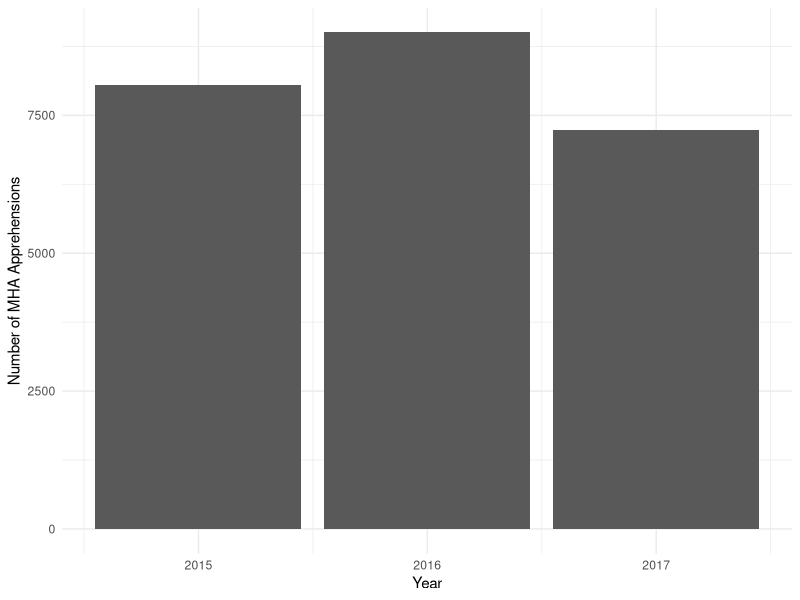
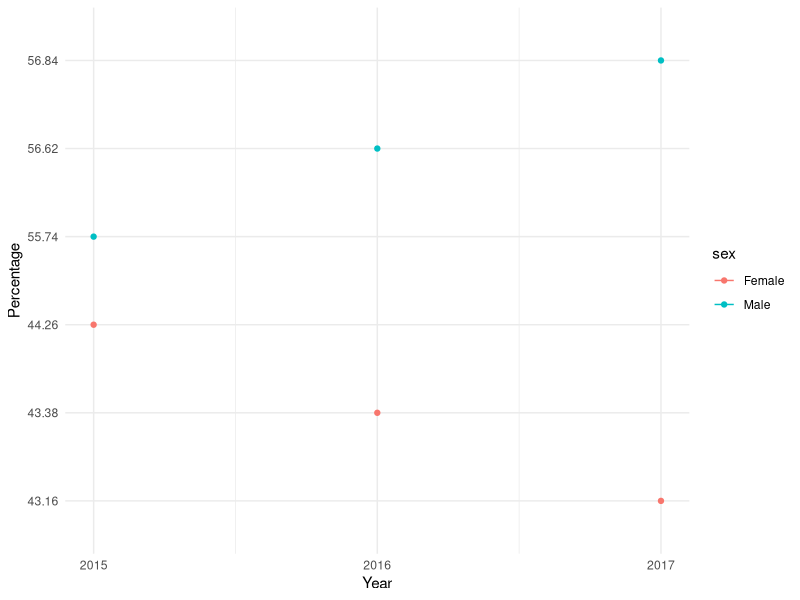
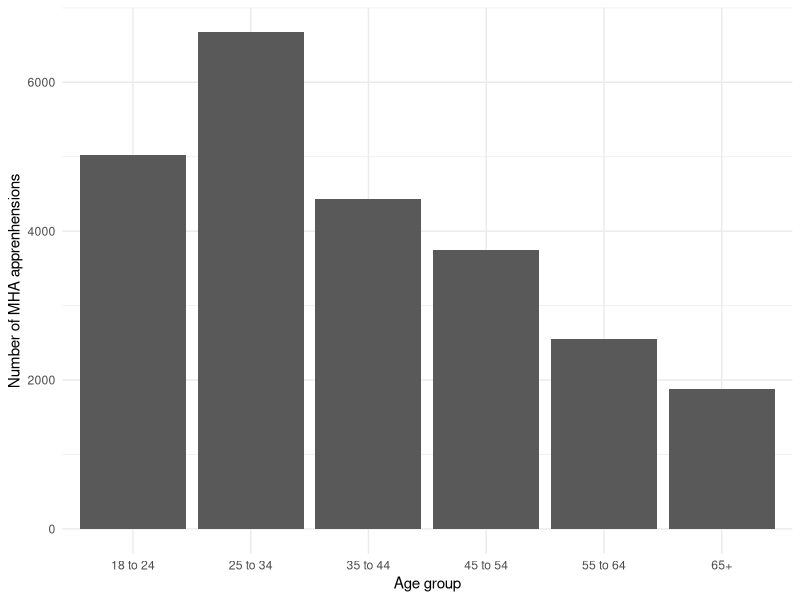
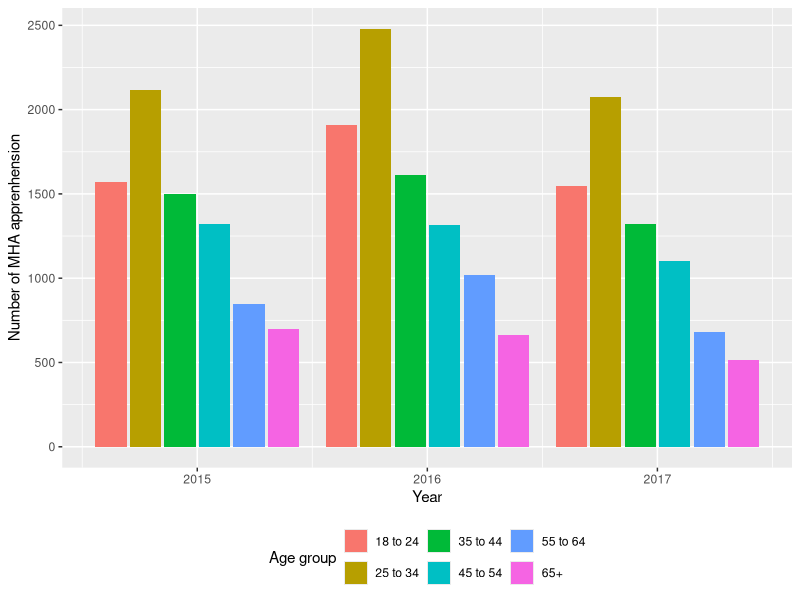
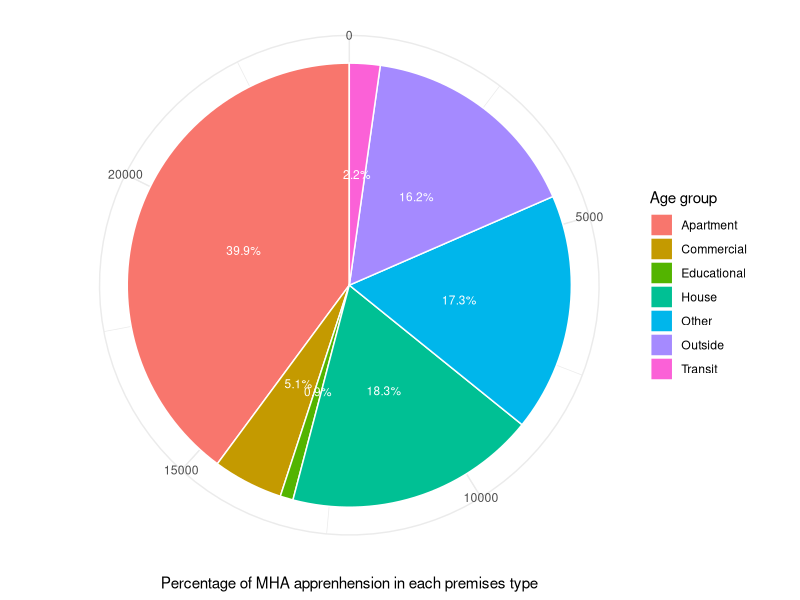

Write the R code that produced these figures, in order.
## ---- chunk 1
#| message: FALSE
#| echo: FALSE
# Workspace set-up
knitr::opts_chunk$set(echo = FALSE)
library(tidyverse) # a collection of data-related packages
library(knitr) # for kable
library(here)
## ---- chunk 2
#| message: FALSE
#| echo: FALSE
# load data
mental_health_data = read_csv(
  file = here("inputs/data/cleaned_data.csv"),
  show_col_types = FALSE
)
## ---- chunk 3
#| echo: FALSE
#| message: FALSE
#| label: tbl-sampledata
#| tbl-cap: Sample of cleaned mental health data

# Show a piece of sample data
mental_health_data |>
  slice(1:10) |>
  kable(
    col.names = c("Occurred Year", "Sex", "Age Group", "Premises Type"),
    digits = 1,
    booktabs = TRUE,
    linesep = "",
    align = c("c", "c", "c", "c")
  )
## ---- chunk 4
#| echo: FALSE
#| message: FALSE
#| label: tbl-sum_occurences_new
#| tbl-cap: Number of MHA apprehensions in Toronto each year from 2014-2023

# count the sum in each year
mental_health_data |>
  select(occurred_year) |>
  count(occurred_year) |>
  kable(
    col.names = c("Occurred Year", "Count"),
    booktabs = TRUE,
    align = c("c", "c")
  )
## ---- chunk 5
#| echo: FALSE
#| message: FALSE
#| label: fig-total
#| fig-cap: Total number of MHA apprehensions in each year

# Total trend
mental_health_data |>
  ggplot(mapping = aes(x = occurred_year)) +
  geom_bar() +
  theme_minimal() +
  labs(x = "Year", y = "Number of MHA Apprehensions") +
  scale_x_continuous(breaks = unique(mental_health_data$occurred_year))
## ---- chunk 6
#| echo: FALSE
#| message: FALSE
#| label: tbl-sum_occurences_sex
#| tbl-cap: Percentage of Male and Female MHA apprehensions in each year

# calculate the percentage of male and female MHA apprehensions in total
percentage <- mental_health_data %>%
  group_by(occurred_year, sex) %>%
  summarise(count = n()) %>%
  group_by(occurred_year) %>%
  mutate(percentage = format(round((count / sum(count) * 100),2), nsmall = 2))

table_output <- kable(percentage, align = c("c", "c", "c", "c"))
table_output
## ---- chunk 7
#| echo: FALSE
#| message: FALSE
#| label: fig-percentage
#| fig-cap: Percentage of male and female MHA apprehension percentage from 2014 to 2023
# draw a scatter plot for the percentage of male and female in each year

percentage |>
  ggplot(mapping = aes(x = occurred_year, y = percentage, color = sex)) +
  geom_line() +
  geom_point() +
  labs(
       x = "Year",
       y = "Percentage") +
  theme_minimal()+
  scale_x_continuous(breaks = unique(mental_health_data$occurred_year))

## ---- chunk 8
#| echo: FALSE
#| message: FALSE
#| label: tbl-sum_occurences
#| tbl-cap: Total number of MHA apprenhension in age groups in Toronto from 2014 - 2023

mental_health_data |>
  select(age_group) |>
  count(age_group) |>
  kable(
    col.names = c("Age Group", "Count"),
    booktabs = TRUE,
    align = c("c", "c")
  )
## ---- chunk 9
#| echo: FALSE
#| message: FALSE
#| label: fig-age_year
#| fig-cap: Total number of MHA apprenhension in age groups
# Analyze the relationship between MHA apprehension and age groups in total
mental_health_data |> 
  count(age_group) |> 
  ggplot(mapping = aes(x = age_group, y = n)) +
  geom_col() +
  theme_minimal() +
  labs(x = "Age group", y = "Number of MHA apprenhensions")
## ---- chunk 10
#| echo: FALSE
#| message: FALSE
#| label: fig-age_year_each
#| fig-cap: Number of MHA apprenhension in age groups in each year
# Analyze the relationship between MHA apprehension and age groups in each year
mental_health_data |>
  ggplot(mapping = aes(x = occurred_year, fill = age_group)) +
  geom_bar(position = "dodge2") +
  labs(x = "Year", y = "Number of MHA apprenhension", fill = "Age group") +
  theme(legend.position = "bottom") +
  scale_x_continuous(breaks = unique(percentage$occurred_year))
## ---- chunk 11
#| echo: FALSE
#| message: FALSE
#| label: fig-premise_type
#| fig-cap: Percentage of MHA apprehensions by premises type

# Analyze the relationship between MHA apprehension and premises type
mental_health_data |>
  count(premises_type) |>
  ggplot(mapping = aes(x="",y = n, fill = premises_type)) +
  geom_bar(stat = "identity", width = 1, color = "white") +
  coord_polar(theta = "y") +
  theme_minimal() +
  labs(x = "", y = "Percentage of MHA apprenhension in each premises type", fill = "Age group") +
  geom_text(aes(label = sprintf("%.1f%%", n/nrow(mental_health_data)*100)),
            position = position_stack(vjust = 0.5), color = "white", size = 3)
